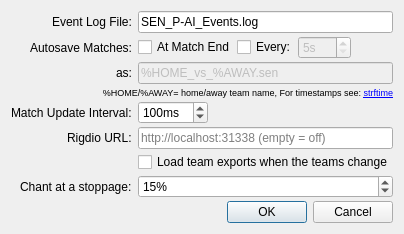
<?xml version="1.0" encoding="UTF-8"?>
<ui version="4.0">
 <class>SettingsDialog</class>
 <widget class="QDialog" name="SettingsDialog">
  <property name="geometry">
   <rect>
    <x>0</x>
    <y>0</y>
    <width>374</width>
    <height>230</height>
   </rect>
  </property>
  <property name="sizePolicy">
   <sizepolicy hsizetype="Fixed" vsizetype="Fixed">
    <horstretch>0</horstretch>
    <verstretch>0</verstretch>
   </sizepolicy>
  </property>
  <property name="windowTitle">
   <string>Settings</string>
  </property>
  <layout class="QFormLayout" name="formLayout">
   <property name="labelAlignment">
    <set>Qt::AlignRight|Qt::AlignTrailing|Qt::AlignVCenter</set>
   </property>
   <property name="verticalSpacing">
    <number>3</number>
   </property>
   <item row="0" column="0">
    <widget class="QLabel" name="eventLogLabel">
     <property name="text">
      <string>Event Log File:</string>
     </property>
    </widget>
   </item>
   <item row="0" column="1">
    <widget class="QLineEdit" name="logFileEdit">
     <property name="text">
      <string>SEN_P-AI_Events.log</string>
     </property>
    </widget>
   </item>
   <item row="1" column="1">
    <layout class="QHBoxLayout" name="horizontalLayout_4">
     <property name="spacing">
      <number>2</number>
     </property>
     <item>
      <widget class="QCheckBox" name="autosaveOnEnd">
       <property name="text">
        <string>At Match End</string>
       </property>
      </widget>
     </item>
     <item>
      <widget class="QCheckBox" name="autosaveTimed">
       <property name="enabled">
        <bool>true</bool>
       </property>
       <property name="text">
        <string>Every:</string>
       </property>
      </widget>
     </item>
     <item>
      <widget class="QSpinBox" name="autosaveInterval">
       <property name="enabled">
        <bool>false</bool>
       </property>
       <property name="suffix">
        <string>s</string>
       </property>
       <property name="minimum">
        <number>5</number>
       </property>
       <property name="maximum">
        <number>999</number>
       </property>
      </widget>
     </item>
     <item>
      <spacer name="horizontalSpacer_2">
       <property name="orientation">
        <enum>Qt::Horizontal</enum>
       </property>
       <property name="sizeHint" stdset="0">
        <size>
         <width>40</width>
         <height>20</height>
        </size>
       </property>
      </spacer>
     </item>
    </layout>
   </item>
   <item row="2" column="0">
    <widget class="QLabel" name="as">
     <property name="enabled">
      <bool>true</bool>
     </property>
     <property name="text">
      <string>as:</string>
     </property>
    </widget>
   </item>
   <item row="2" column="1">
    <layout class="QHBoxLayout" name="horizontalLayout_3">
     <item>
      <widget class="QLineEdit" name="matchSaveEdit">
       <property name="enabled">
        <bool>false</bool>
       </property>
       <property name="text">
        <string>%HOME_vs_%AWAY.sen</string>
       </property>
      </widget>
     </item>
    </layout>
   </item>
   <item row="3" column="0" colspan="2">
    <widget class="QLabel" name="formatLabel">
     <property name="font">
      <font>
       <pointsize>7</pointsize>
      </font>
     </property>
     <property name="layoutDirection">
      <enum>Qt::LeftToRight</enum>
     </property>
     <property name="text">
      <string>&lt;html&gt;&lt;head/&gt;&lt;body&gt;&lt;p&gt;%HOME/%AWAY= home/away team name, For timestamps see: &lt;a href=&quot;http://strftime.org/&quot;&gt;&lt;span style=&quot; text-decoration: underline; color:#0000ff;&quot;&gt;strftime&lt;/span&gt;&lt;/a&gt;&lt;/p&gt;&lt;/body&gt;&lt;/html&gt;</string>
     </property>
     <property name="alignment">
      <set>Qt::AlignRight|Qt::AlignTrailing|Qt::AlignVCenter</set>
     </property>
     <property name="openExternalLinks">
      <bool>true</bool>
     </property>
     <property name="textInteractionFlags">
      <set>Qt::LinksAccessibleByKeyboard|Qt::LinksAccessibleByMouse</set>
     </property>
    </widget>
   </item>
   <item row="4" column="0">
    <widget class="QLabel" name="updateIntervalLabel">
     <property name="text">
      <string>Match Update Interval:</string>
     </property>
    </widget>
   </item>
   <item row="4" column="1">
    <layout class="QHBoxLayout" name="horizontalLayout">
     <item>
      <widget class="QSpinBox" name="updateRate">
       <property name="suffix">
        <string>ms</string>
       </property>
       <property name="minimum">
        <number>1</number>
       </property>
       <property name="maximum">
        <number>9999</number>
       </property>
       <property name="value">
        <number>100</number>
       </property>
      </widget>
     </item>
     <item>
      <spacer name="horizontalSpacer">
       <property name="orientation">
        <enum>Qt::Horizontal</enum>
       </property>
       <property name="sizeHint" stdset="0">
        <size>
         <width>40</width>
         <height>20</height>
        </size>
       </property>
      </spacer>
     </item>
    </layout>
   </item>
   <item row="5" column="0">
    <widget class="QLabel" name="rigdioUrlLabel">
     <property name="text">
      <string>Rigdio URL:</string>
     </property>
    </widget>
   </item>
   <item row="5" column="1">
    <widget class="QLineEdit" name="rigdioUrlEdit">
     <property name="placeholderText">
      <string>http://localhost:31338 (empty = off)</string>
     </property>
    </widget>
   </item>
   <item row="6" column="1">
    <widget class="QCheckBox" name="rigdioLoadTeams">
     <property name="text">
      <string>Load team exports when the teams change</string>
     </property>
    </widget>
   </item>
   <item row="7" column="0">
    <widget class="QLabel" name="rigdioChantLabel">
     <property name="text">
      <string>Chant at a stoppage:</string>
     </property>
    </widget>
   </item>
   <item row="7" column="1">
    <widget class="QSpinBox" name="rigdioChantChance">
     <property name="suffix">
      <string>%</string>
     </property>
     <property name="maximum">
      <number>100</number>
     </property>
     <property name="value">
      <number>15</number>
     </property>
    </widget>
   </item>
   <item row="8" column="0" colspan="2">
    <widget class="QDialogButtonBox" name="buttonBox">
     <property name="orientation">
      <enum>Qt::Horizontal</enum>
     </property>
     <property name="standardButtons">
      <set>QDialogButtonBox::Cancel|QDialogButtonBox::Ok</set>
     </property>
    </widget>
   </item>
   <item row="1" column="0">
    <widget class="QLabel" name="label">
     <property name="text">
      <string>Autosave Matches:</string>
     </property>
    </widget>
   </item>
  </layout>
 </widget>
 <resources/>
 <connections>
  <connection>
   <sender>buttonBox</sender>
   <signal>accepted()</signal>
   <receiver>SettingsDialog</receiver>
   <slot>accept()</slot>
   <hints>
    <hint type="sourcelabel">
     <x>361</x>
     <y>146</y>
    </hint>
    <hint type="destinationlabel">
     <x>157</x>
     <y>120</y>
    </hint>
   </hints>
  </connection>
  <connection>
   <sender>buttonBox</sender>
   <signal>rejected()</signal>
   <receiver>SettingsDialog</receiver>
   <slot>reject()</slot>
   <hints>
    <hint type="sourcelabel">
     <x>361</x>
     <y>146</y>
    </hint>
    <hint type="destinationlabel">
     <x>286</x>
     <y>120</y>
    </hint>
   </hints>
  </connection>
  <connection>
   <sender>autosaveTimed</sender>
   <signal>toggled(bool)</signal>
   <receiver>autosaveInterval</receiver>
   <slot>setEnabled(bool)</slot>
   <hints>
    <hint type="sourcelabel">
     <x>146</x>
     <y>71</y>
    </hint>
    <hint type="destinationlabel">
     <x>179</x>
     <y>70</y>
    </hint>
   </hints>
  </connection>
 </connections>
</ui>
